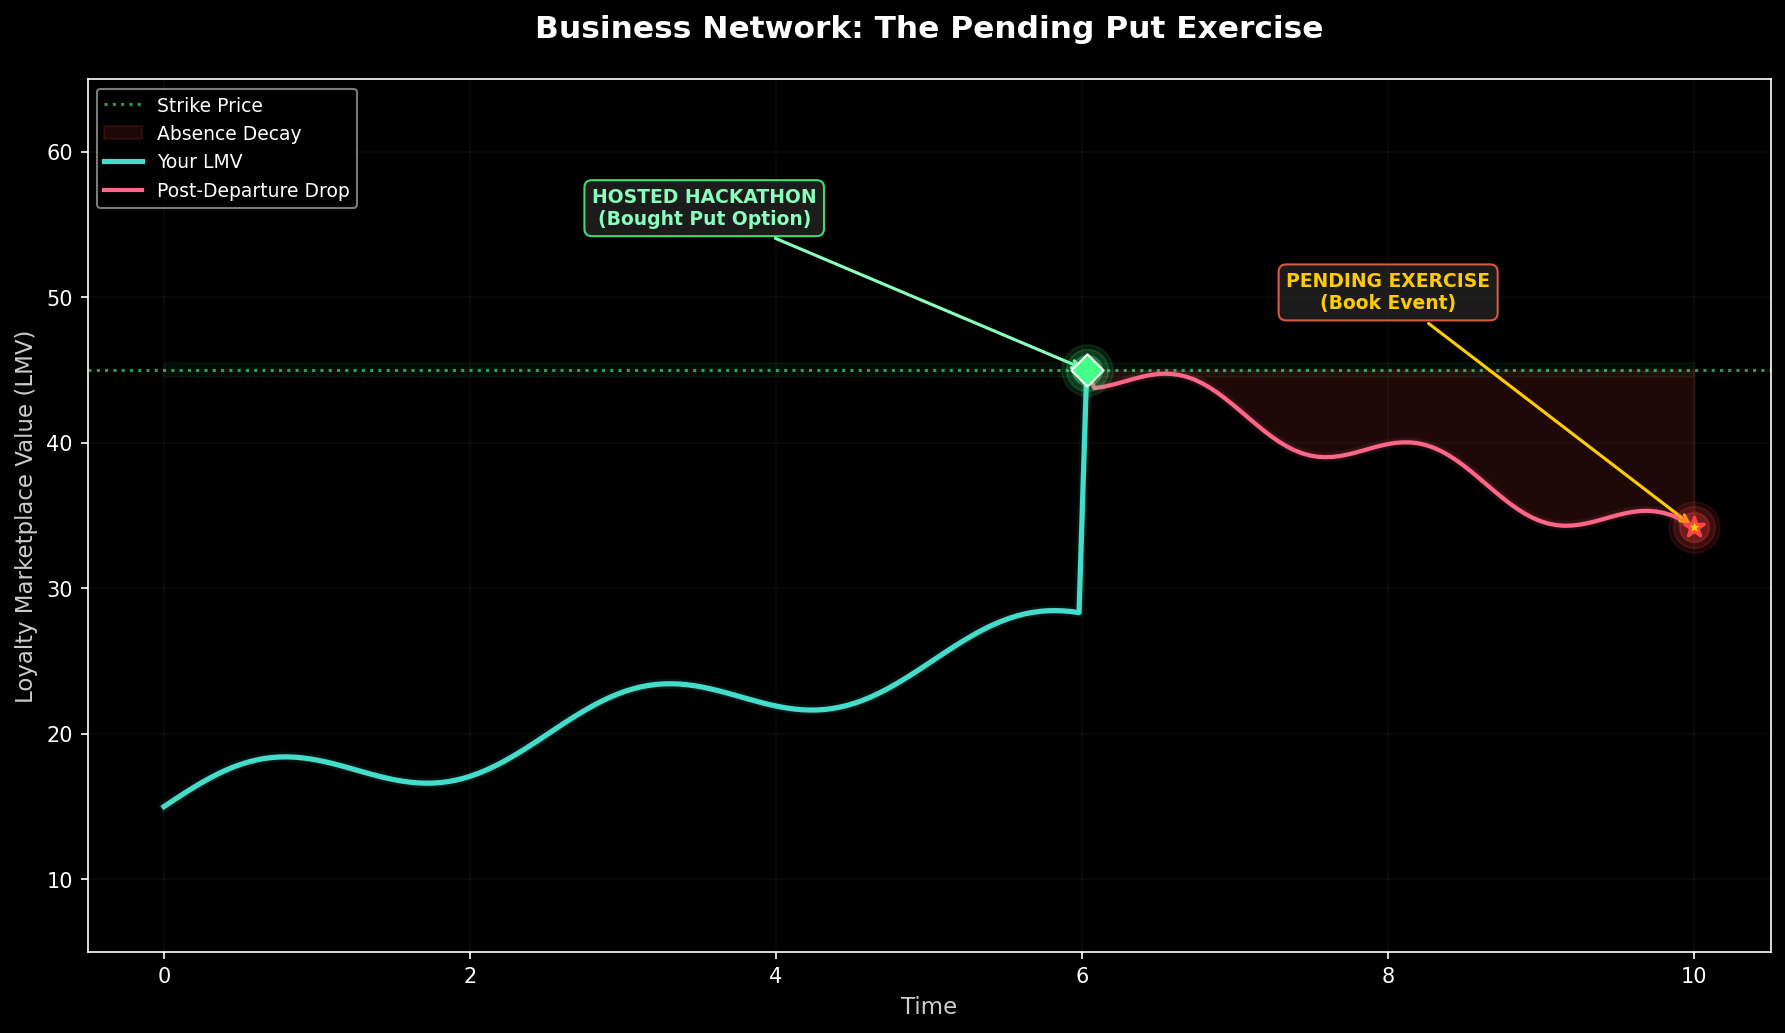

The Python source for this figure:
import matplotlib.pyplot as plt
import numpy as np

# Scenario: Hosted hackathon, bought put, left. Attempting to exercise now.

plt.style.use('dark_background')

time = np.linspace(0, 10, 200)
lmv = 15 + time * 2 + np.sin(time * 2.5) * 2  # Organic growth
idx_hack = 120  # ~time=6
lmv[idx_hack] = 45  # Spike from Hackathon
lmv[idx_hack+1:] = 45 - (time[idx_hack+1:] - time[idx_hack]) * 3 + np.sin(time[idx_hack+1:] * 4) * 1.5
strike_price = 45

fig, ax = plt.subplots(figsize=(12, 7))

# Strike price line with glow
ax.axhline(y=strike_price, color='#44ff88', linestyle=':', linewidth=1.5, alpha=0.6, label='Strike Price')
ax.fill_between(time, strike_price - 0.5, strike_price + 0.5, color='#44ff88', alpha=0.05)

# Fill the drop zone
ax.fill_between(time[idx_hack:], lmv[idx_hack:], strike_price,
                where=lmv[idx_hack:] < strike_price,
                alpha=0.12, color='#ff4444', label='Absence Decay')

# Pre-hackathon growth
ax.plot(time[:idx_hack+1], lmv[:idx_hack+1], color='#44ddcc', linewidth=2.5, label='Your LMV')
for w in [5, 3]:
    ax.plot(time[:idx_hack+1], lmv[:idx_hack+1], color='#44ddcc', linewidth=w, alpha=0.08)

# Post-hackathon decline
ax.plot(time[idx_hack:], lmv[idx_hack:], color='#ff6688', linewidth=2, label='Post-Departure Drop')
for w in [5, 3]:
    ax.plot(time[idx_hack:], lmv[idx_hack:], color='#ff6688', linewidth=w, alpha=0.08)

# Hackathon spike marker with glow
for s, a in [(600, 0.1), (400, 0.15), (200, 0.25)]:
    ax.scatter(time[idx_hack], 45, color='#44ff88', s=s, alpha=a, zorder=4)
ax.scatter(time[idx_hack], 45, color='#44ff88', s=120, zorder=5, marker='D', edgecolors='white', linewidths=1)

# Pending exercise marker — pulsing red
idx_pending = -1
for s, a in [(600, 0.1), (400, 0.15), (200, 0.25)]:
    ax.scatter(time[idx_pending], lmv[idx_pending], color='#ff4444', s=s, alpha=a, zorder=4)
ax.scatter(time[idx_pending], lmv[idx_pending], color='#ffcc00', s=100, zorder=5, marker='*', edgecolors='#ff4444', linewidths=1.5)

# Annotations
ax.annotate(
    'HOSTED HACKATHON\n(Bought Put Option)',
    xy=(time[idx_hack], 45), xytext=(time[idx_hack] - 2.5, 55),
    textcoords='data', ha='center', fontsize=9, fontweight='bold', color='#88ffbb',
    arrowprops=dict(arrowstyle='->', color='#88ffbb', lw=1.5),
    bbox=dict(boxstyle='round,pad=0.4', fc='#222222', ec='#44ff88', alpha=0.85)
)

ax.annotate(
    'PENDING EXERCISE\n(Book Event)',
    xy=(time[idx_pending], lmv[idx_pending]), xytext=(time[idx_pending] - 2, lmv[idx_pending] + 15),
    textcoords='data', ha='center', fontsize=9, fontweight='bold', color='#ffcc00',
    arrowprops=dict(arrowstyle='->', color='#ffcc00', lw=1.5),
    bbox=dict(boxstyle='round,pad=0.4', fc='#222222', ec='#ff6644', alpha=0.85)
)

ax.set_title("Business Network: The Pending Put Exercise",
             fontsize=15, fontweight='bold', color='white', pad=20)
ax.set_xlabel("Time", fontsize=11, color='#cccccc')
ax.set_ylabel("Loyalty Marketplace Value (LMV)", fontsize=11, color='#cccccc')
ax.set_ylim(5, 65)
ax.legend(loc='upper left', fontsize=9, framealpha=0.6)
ax.grid(True, alpha=0.15, color='#444444')

plt.tight_layout()
plt.savefig('riskrunners/legacy/loyalty-marketplace/micro-business.png', dpi=150, bbox_inches='tight')
print('Saved micro-business.png')
